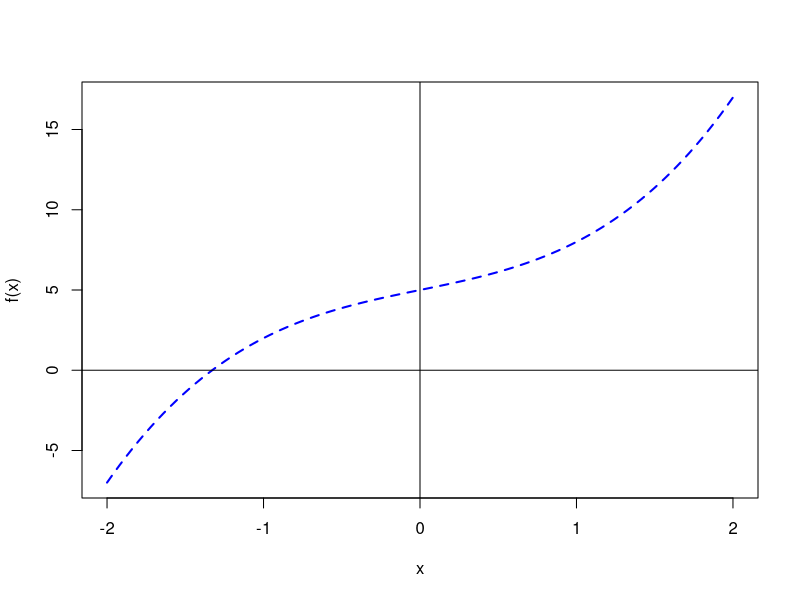

Write the R code that produced this figure.
## Chris Daigle
## Wk7D1 Inclass Lab

# Exercise 1 ################################################################


setwd("/Users/2011home/Library/Mobile Documents/com~apple~CloudDocs/Education/UConn/Spring 2018/R/DataSets")
rev_exp0 <- read.csv("district_rev_exp.csv", na.strings = "-")
head(rev_exp0)

# Calculate the 20% trimmed mean of "TOTALREV" for each state

calMean <- mean(rev_exp0$TOTALREV[rev_exp0$STATE == "California"], trim = 0.2, na.rm = TRUE)
conMean <- mean(rev_exp0$TOTALREV[rev_exp0$STATE == "Connecticut"], trim = 0.2, na.rm = TRUE)
massMean <- mean(rev_exp0$TOTALREV[rev_exp0$STATE == "Massachusetts"], trim = 0.2, na.rm = TRUE)
missMean <- mean(rev_exp0$TOTALREV[rev_exp0$STATE == "Missouri"], trim = 0.2, na.rm = TRUE)
cat("The 20% trimmed mean of California is: $", round(calMean, 2))
cat("The 20% trimmed mean of Connecticut is: $", round(conMean, 2))
cat("The 20% trimmed mean of Massachusetts is: $", round(massMean, 2))
cat("The 20% trimmed mean of Missouri is: $", round(missMean, 2))

meanRevByState <- aggregate(rev_exp0[, "TOTALREV"], list(rev_exp0$STATE), mean, na.rm = TRUE, trim = 0.2)
meanRevByState

# Exercise 2 ################################################################


simpFun <- function(x, y) {
  intOut <- (x + y)
  if (intOut == 0) {
    return(0)
  } else {
    return((x + y) - 1 / (x + y))
  }
}

simpFun(1,7)
simpFun(0,0)

# Exercise 3 ################################################################


fun <- function(x) {
  y <- x ^ 3 + 2 * x + 5
}

fun_der <- function(x) {
  yder <- 3 * x ^ 2 + 2
}

curve(fun, xlim = c(-2,2), col = 'blue', lwd = 2, lty = 2, ylab = 'f(x)')

abline(h = 0)
abline(v = 0)

nr <- function(fun, fun_der, int) {
  x <- c(int - 5, int)
  i <- 2
  while (abs(x[i] - x[i-1])>0.0001) {
    x[i + 1] <- x[i] - (fun(x[i]))/(fun_der(x[i]))
    i <- i + 1
  }
  x[i]
}

nr(fun, fun_der, int = 5)